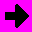

This is a level from a 2D game, rendered from its Tiled map with the project's own tilesets. A one-line summary and the complete map file follow:
An orthogonal 4x4 tile map with 8x8 px tiles, 1 tile layer (Tile Layer 1).

<map version="1.0" tiledversion="1.1.5" orientation="orthogonal" renderorder="right-down" width="4" height="4" tilewidth="8" tileheight="8" infinite="0" nextobjectid="1">
 <tileset firstgid="1" source="spritesheet.tsx" />
 <layer name="Tile Layer 1" width="4" height="4">
  <data encoding="csv">
137,138,139,140,
169,170,171,172,
201,202,203,204,
233,234,235,236
</data>
 </layer>
</map>